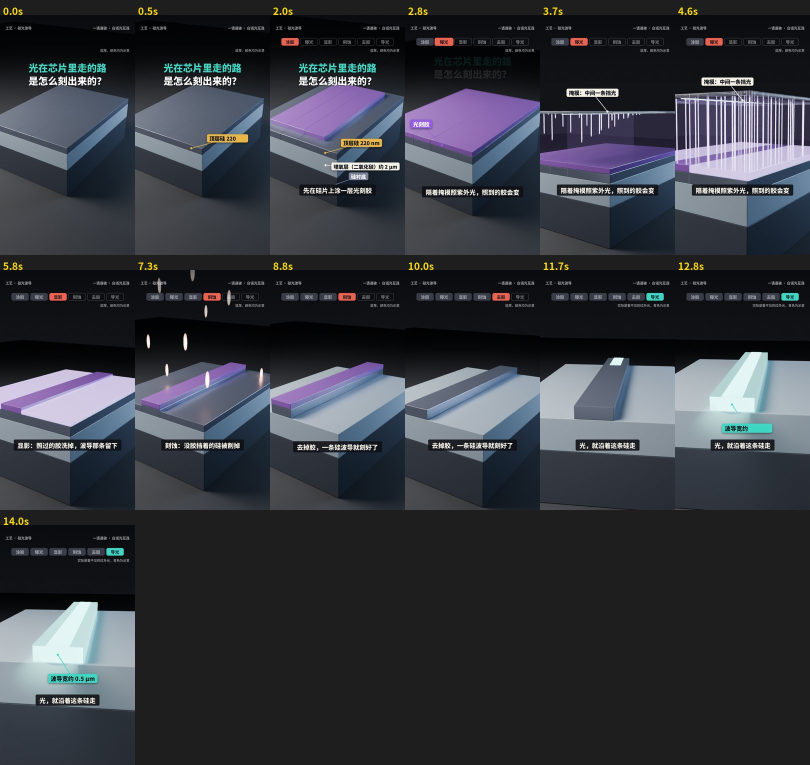
#> input picture episodes/guanghulian/blender_test_waveguide/lookdev_draft_sheet.jpg, 1620 x 1530 px (shown at 1/2 size)
$ python -i composite_waveguide.py   (imports and definitions only)
#> lines starting #> are read from the running program, lines starting #| are printed output that depends on the picture
#> further down, picture is the input picture: PIL image 1620x1530 RGB; mean R, G, B 52.8, 55.5, 62.2
# 硅光波导测试镜头 · 合成：Blender 画面（显卡电脑渲出的 waveguide.mp4 + anchors.json）→ 叠 2D 字 + 合成音乐/音效 → 成片
# 用法：python3 composite_waveguide.py <目录（含 anchors.json，和 waveguide.mp4 或 f####.png 帧）> <输出 mp4>
#       python3 composite_waveguide.py <目录> --stills     只合成目录里已有的几帧（看排版用，不出视频）
#       python3 composite_waveguide.py <目录> --audio      只合成配乐 score.wav
import sys, json, os, subprocess, math, glob, wave
import numpy as np
from PIL import Image, ImageDraw, ImageFont, ImageFilter
SRC = sys.argv[1]; STILLS = '--stills' in sys.argv; OUT = None if (STILLS or '--audio' in sys.argv) else sys.argv[2]
W, H = 1080, 1920
# [1 line that did not run here, left out]
if os.path.exists(os.path.join(SRC, 'waveguide.mp4')) and not os.path.exists(os.path.join(SRC, 'f0001.png')):   # 显卡电脑出的视频：先拆帧
    subprocess.run(['ffmpeg', '-nostdin', '-y', '-loglevel', 'error', '-i', os.path.join(SRC, 'waveguide.mp4'), '-start_number', '1', os.path.join(SRC, 'f%04d.png')], check=True)
# [1 line that did not run here, left out]
# 系列配色：金 = 电，青 = 光，珊瑚 = 强调
GOLD, CYAN, CORAL, INK, CREAM = (232, 182, 72), (64, 214, 196), (236, 98, 80), (18, 20, 26), (246, 241, 230)
NOTO = '/usr/share/fonts/opentype/noto/NotoSansCJK-{}.ttc'                       # 思源黑体 SC（和系列的 Noto Sans SC 同一字形；带 µ）
def font(size, heavy=True): return ImageFont.truetype(NOTO.format('Black' if heavy else 'Bold'), size, index=2)
def layer(): return Image.new('RGBA', (W, H), (0, 0, 0, 0))   # PIL 在 RGBA 上直接画会覆盖透明度而不是混合：半透明的东西画在单独一层再叠
def clamp(x): return max(0.0, min(1.0, x))
def ease(x): x = clamp(x); return x * x * (3 - 2 * x)
def back(k): s = 1.7; k -= 1; return k * k * ((s + 1) * k + s) + 1

# [17 lines left out: function tag, not called in this run]

# [1 line that did not run here, left out]
# [17 lines left out: function process_bar, not called in this run]

# [6 lines that did not run here, left out]
# [22 lines left out: functions subtitle, title, corners, not called in this run]

def bloom(im, thr=0.72, k1=0.55, k2=0.35):
    """辉光：只取亮部，模糊两档后加回去（EEVEE 5.x 没有内置辉光，和引擎无关地在合成里做）"""
#> called with thr = 0.72, k1 = 0.55, k2 = 0.35
    a = np.asarray(im.convert('RGB'), dtype=np.float32) / 255; lum = a.max(axis=2, keepdims=True)
#> after `lum = a.max(axis=2, keepdims=True)`:
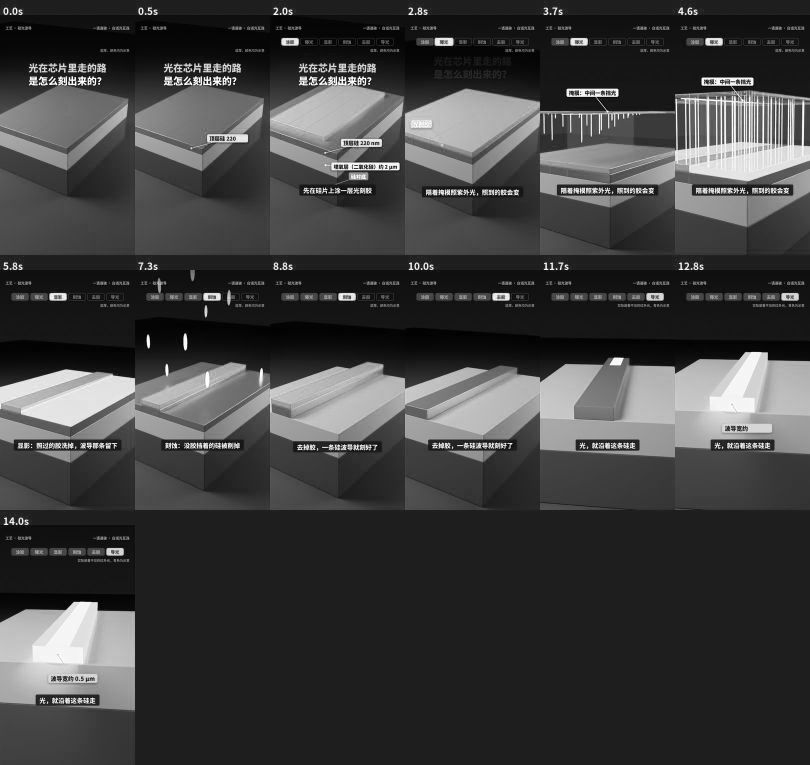
#> lum: shape (1530, 1620, 1) float32 (shown at 1/2 size); min 0, max 1, mean 0.247
    br = Image.fromarray((np.clip(a * np.clip((lum - thr) / (1 - thr), 0, 1), 0, 1) * 255).astype(np.uint8))
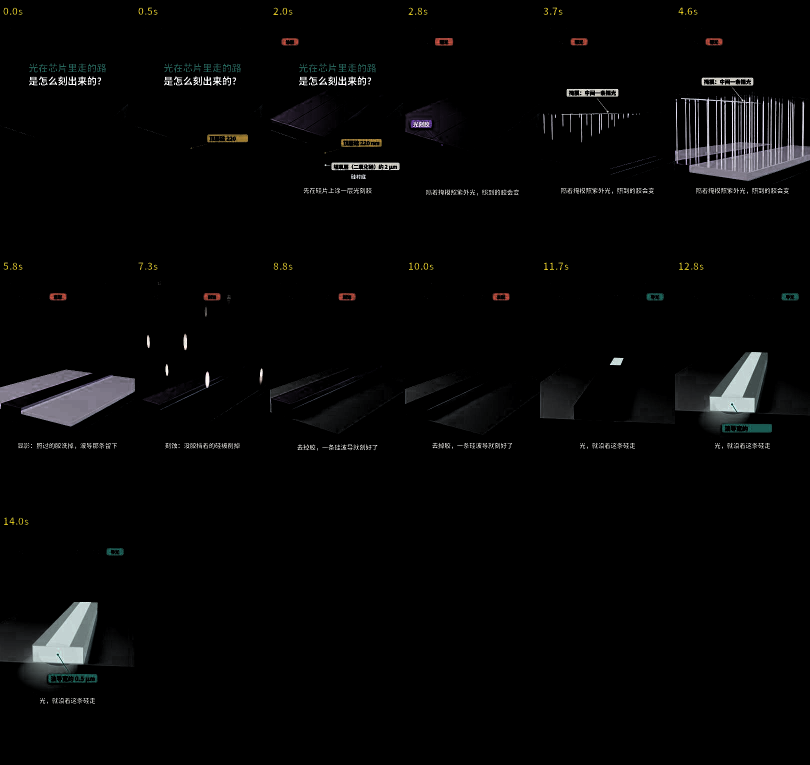
#> br: PIL image 1620x1530 RGB (shown at 1/2 size); mean R, G, B 5.7, 5.8, 5.9
    b1 = np.asarray(br.filter(ImageFilter.GaussianBlur(im.width / 90)), dtype=np.float32) / 255
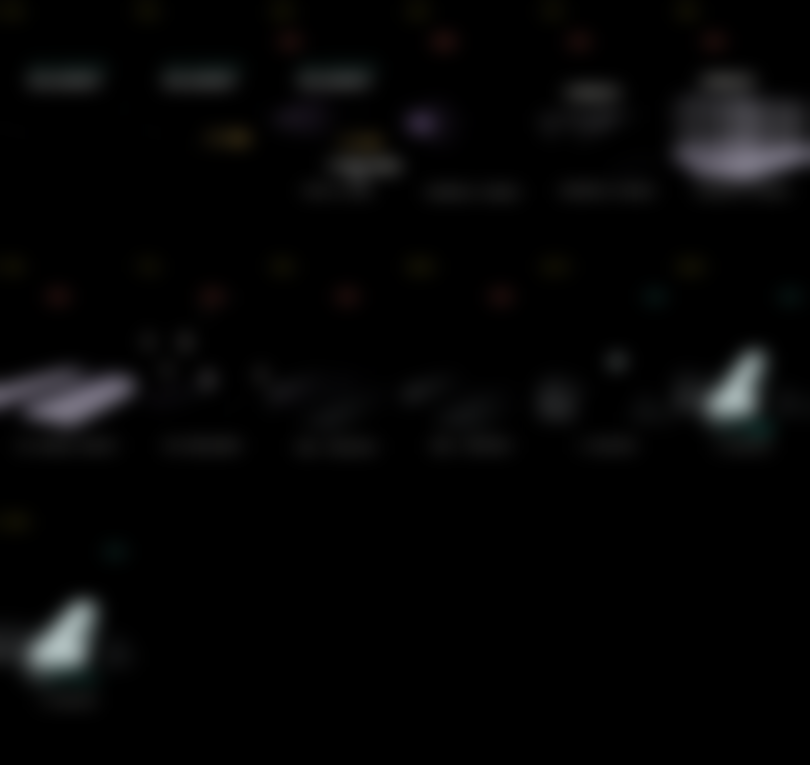
#> b1: shape (1530, 1620, 3) float32 (shown at 1/2 size); mean R, G, B 0.0223, 0.0226, 0.0231
    b2 = np.asarray(br.filter(ImageFilter.GaussianBlur(im.width / 25)), dtype=np.float32) / 255
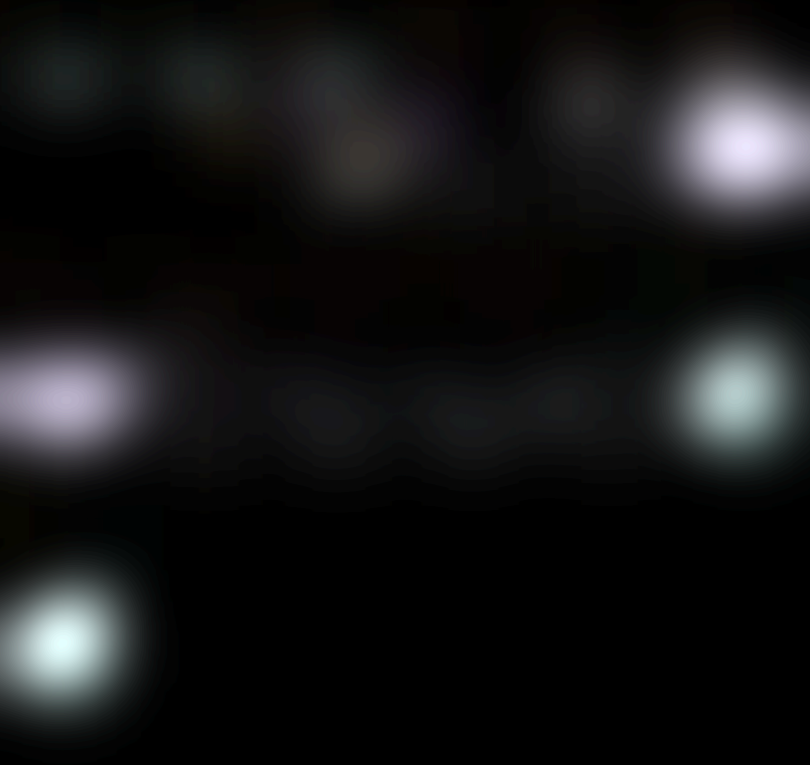
#> b2: shape (1530, 1620, 3) float32 (shown at 1/2 size); mean R, G, B 0.0218, 0.0221, 0.0226; drawn with min black and max white
    return Image.fromarray((np.clip(1 - (1 - a) * (1 - k1 * b1) * (1 - k2 * b2), 0, 1) * 255).astype(np.uint8))   # 滤色叠加，不会过曝成死白

# [16 lines left out: function frame, not called in this run]

# ---------- 声音：代码合成（120 BPM；涂胶/曝光 → 显影/刻蚀 → 停半拍 → 导光揭晓 换织体） ----------
SR = 48000
# [38 lines left out: function synth, not called in this run]

# [20 lines not run here, left out]

>>> from PIL import Image
>>> picture = Image.open('lookdev_draft_sheet.jpg')
>>> result = bloom(picture)

$ run again, on episodes/guanghulian/blender_test_scale/progress_realism_v1.jpg
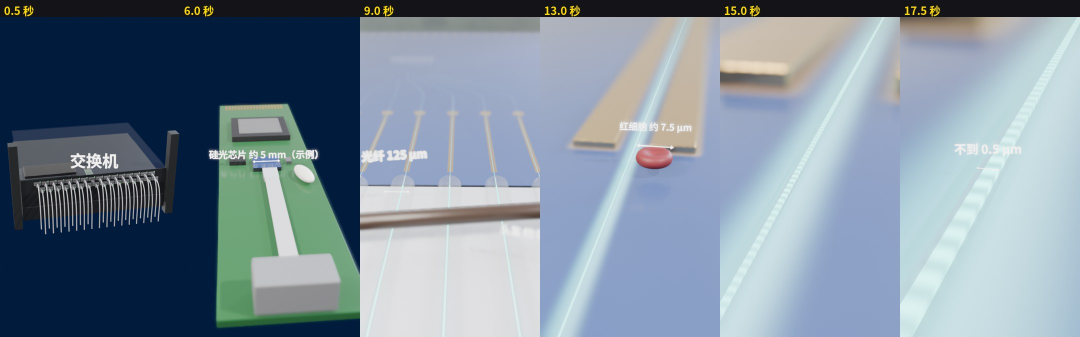
#> input picture episodes/guanghulian/blender_test_scale/progress_realism_v1.jpg, 2160 x 674 px (shown at 1/2 size)
#> picture is the input picture: PIL image 2160x674 RGB; mean R, G, B 124.6, 140.4, 154.6
#> in bloom, `b2 = np.asarray(br.filter(ImageFilter.GaussianBlur(im.width / 25)), dt..`:
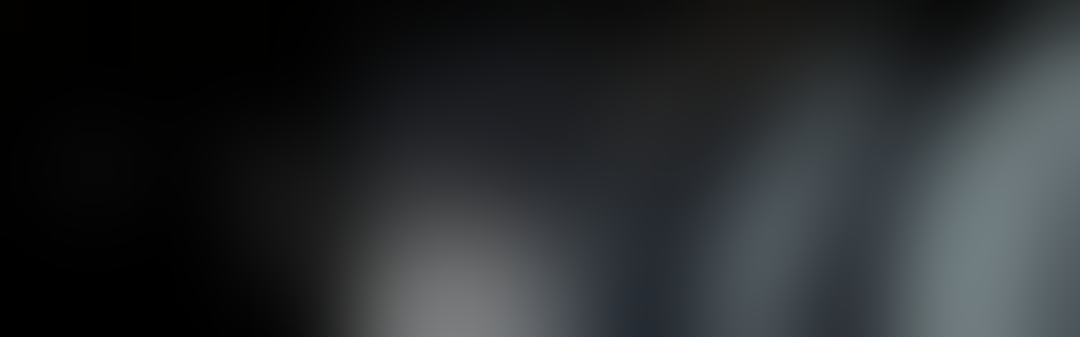
#> b2: shape (674, 2160, 3) float32 (shown at 1/2 size); mean R, G, B 0.153, 0.165, 0.173
#> in bloom, `return Image.fromarray((np.clip(1 - (1 - a) * (1 - k1 * b1) * (1 - k2 ..`:
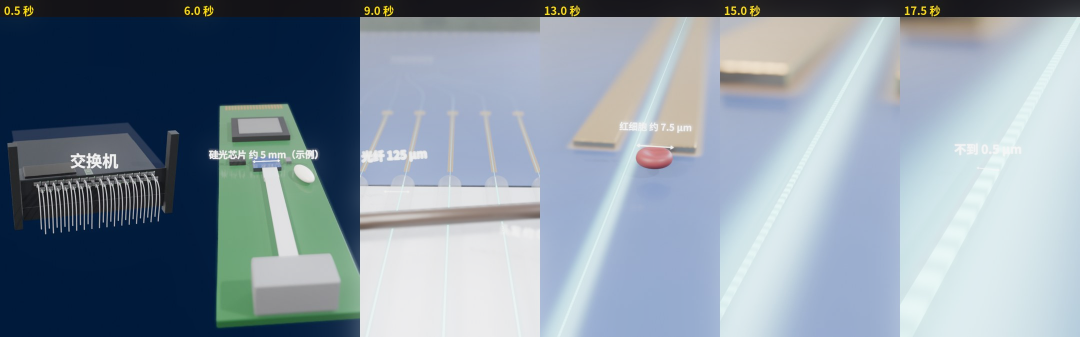
#> returned value: PIL image 2160x674 RGB (shown at 1/2 size); mean R, G, B 133.9, 148.3, 161.3

$ run again, on episodes/guanghulian/blender_test_scale/progress_realism_v2_审核后.jpg
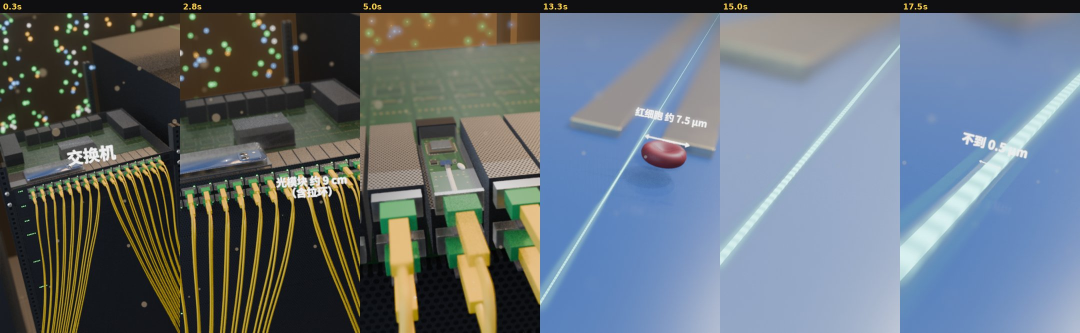
#> input picture episodes/guanghulian/blender_test_scale/progress_realism_v2_审核后.jpg, 2160 x 666 px (shown at 1/2 size)
#> picture is the input picture: PIL image 2160x666 RGB; mean R, G, B 101.7, 111.4, 119
#> in bloom, `b1 = np.asarray(br.filter(ImageFilter.GaussianBlur(im.width / 90)), dt..`:
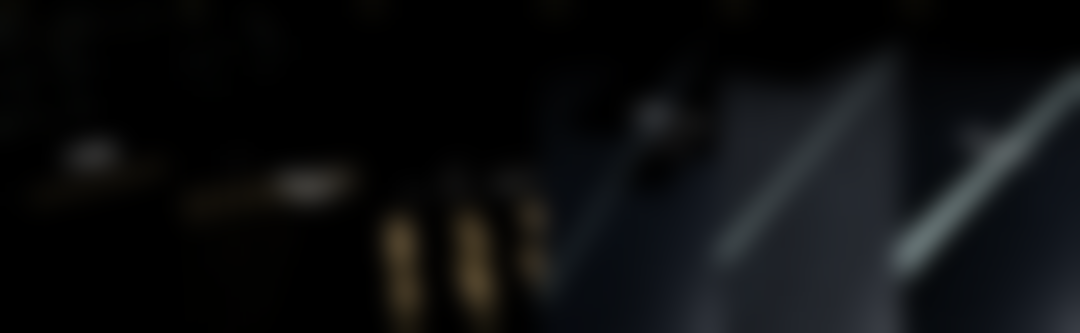
#> b1: shape (666, 2160, 3) float32 (shown at 1/2 size); mean R, G, B 0.0497, 0.0545, 0.0589
#> in bloom, `b2 = np.asarray(br.filter(ImageFilter.GaussianBlur(im.width / 25)), dt..`:
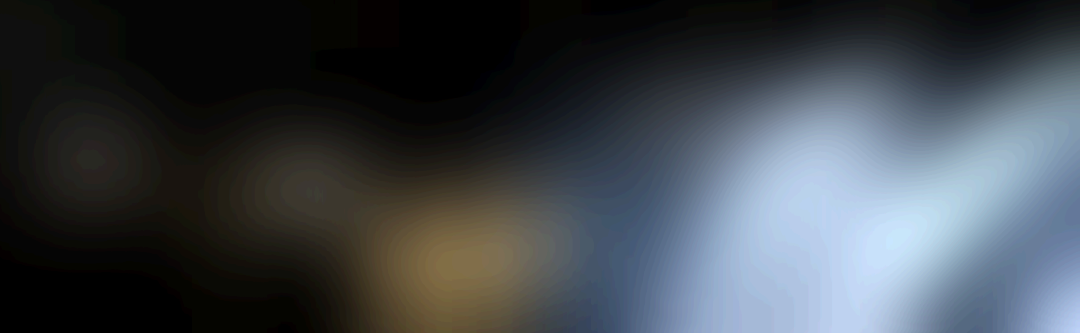
#> b2: shape (666, 2160, 3) float32 (shown at 1/2 size); mean R, G, B 0.0494, 0.0542, 0.0587; drawn with min black and max white
